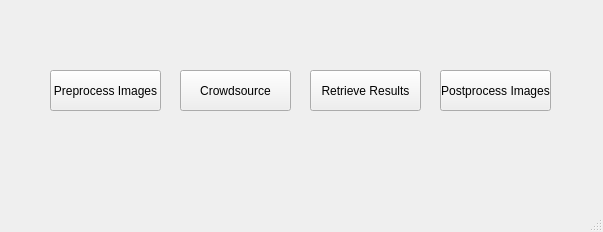
<?xml version="1.0" encoding="UTF-8"?>
<ui version="4.0">
 <class>images</class>
 <widget class="QMainWindow" name="images">
  <property name="geometry">
   <rect>
    <x>0</x>
    <y>0</y>
    <width>603</width>
    <height>232</height>
   </rect>
  </property>
  <property name="windowTitle">
   <string>MainWindow</string>
  </property>
  <widget class="QWidget" name="centralwidget">
   <widget class="QPushButton" name="button_preprocess">
    <property name="geometry">
     <rect>
      <x>50</x>
      <y>70</y>
      <width>111</width>
      <height>41</height>
     </rect>
    </property>
    <property name="text">
     <string>Preprocess Images</string>
    </property>
   </widget>
   <widget class="QPushButton" name="button_crowdsource">
    <property name="geometry">
     <rect>
      <x>180</x>
      <y>70</y>
      <width>111</width>
      <height>41</height>
     </rect>
    </property>
    <property name="text">
     <string>Crowdsource</string>
    </property>
   </widget>
   <widget class="QPushButton" name="button_retrieve">
    <property name="geometry">
     <rect>
      <x>310</x>
      <y>70</y>
      <width>111</width>
      <height>41</height>
     </rect>
    </property>
    <property name="text">
     <string>Retrieve Results</string>
    </property>
   </widget>
   <widget class="QPushButton" name="button_postprocess">
    <property name="geometry">
     <rect>
      <x>440</x>
      <y>70</y>
      <width>111</width>
      <height>41</height>
     </rect>
    </property>
    <property name="text">
     <string>Postprocess Images</string>
    </property>
   </widget>
  </widget>
  <widget class="QMenuBar" name="menubar">
   <property name="geometry">
    <rect>
     <x>0</x>
     <y>0</y>
     <width>603</width>
     <height>20</height>
    </rect>
   </property>
  </widget>
  <widget class="QStatusBar" name="statusbar"/>
 </widget>
 <resources/>
 <connections/>
</ui>
